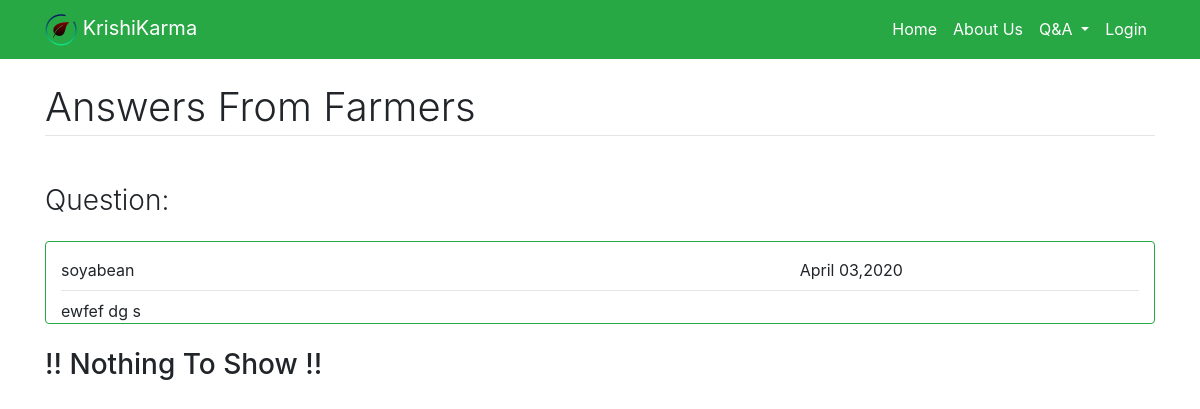
The app's page /Question/11/ with its own data.
### KrishiGyan/models.py (models this page shows, shortened)
class Question(models.Model):
    CropName = models.CharField(max_length=50)
    Questions = models.TextField()
    image = models.FileField(blank=True,upload_to='pics')
    Email = models.EmailField()
    date = models.DateTimeField(default=t.now)

### KrishiGyan/views.py (the view)
# urls.py: path('Question/<str:qid>/', views.answers, name='answer'),
def answers(request,qid=''):
    if qid.isnumeric():
        ans = Answers.objects.filter(Qid=qid)
        ques = Question.objects.filter(pk=qid)
        return render(request,'KrishiGyan/Answers.html',{'Answers':ans,'Question':ques})
    else:
        ans = Answers.objects.filter(Email=qid)
        return render(request,'KrishiGyan/Answers.html',{'Answers':ans})

### KrishiGyan/templates/KrishiGyan/Answers.html
{% extends "KrishiGyan/Base.html" %}
 {% block content %}
 {% load static %}
      <div class="container">
  <h1 class="font-weight-light text-center text-lg-left mt-4 mb-0" >Answers From Farmers</h1>
  <hr class="mt-1 mb-5" >
{% if Question %}
 <h3 class="font-weight-light text-center text-lg-left mt-2 mb-2" >Question:</h3>
     {% for Q in Question %}
   <div class="border border-success rounded mt-4 mb-4" >
      <div class="col-lg-12 col-md-12 col-12 mt-3 " >
        <div class="row justify-content-between">
          <div class="col-lg-4">
            {{Q.CropName}}
          </div>
        <div class="col-lg-4">
           {{Q.date|date:"F d,Y"}}
        </div>
       </div>
  <hr class="mt-2 mb-2" id="lo">
  <div id="l" contenteditable="true">{{Q.Questions}}</div>
  </div>
</div>
   {% endfor %}
{% endif %}
{% if Answers%}
<h3 class="font-weight-light text-center text-lg-left mt-2 mb-2" >Comments:</h3>
   {% for A in Answers %}
     <div class="border border-success rounded mt-4 mb-4" >
      <div class="col-lg-12 col-md-12 col-12 mt-3 " >
        <div class="row justify-content-between">
          <div class="col-lg-4">
            {{A.UserName}}
          </div>
        <div class="col-lg-4">
           {{A.date|date:"F d,Y"}}
        </div>
       </div>
  <hr class="mt-2 mb-2" id="lo">
  <div id="l" contenteditable="true" class="mt-2 mb-3">{{A.Answer}}</div>
{% if user.is_authenticated and user.email == A.Email %}
<button type="button" class="btn btn-outline-danger ml-5 mb-2 mt-3" onclick= "location.href= '{% url 'ans_del' A.pk %}'">Delete</button>
{% endif %}
  </div>
</div>
 {% endfor %}
  {%else%}
  <h3>!!  Nothing To Show  !!</h3>
   {%endif%}
</div>
{% endblock content %}

### KrishiGyan/templates/KrishiGyan/Base.html (style rules this page uses)
#l { pointer-events: none; }

### records on screen
Question: CropName "soyabean", date "April 03,2020", Questions "ewfef dg s"
